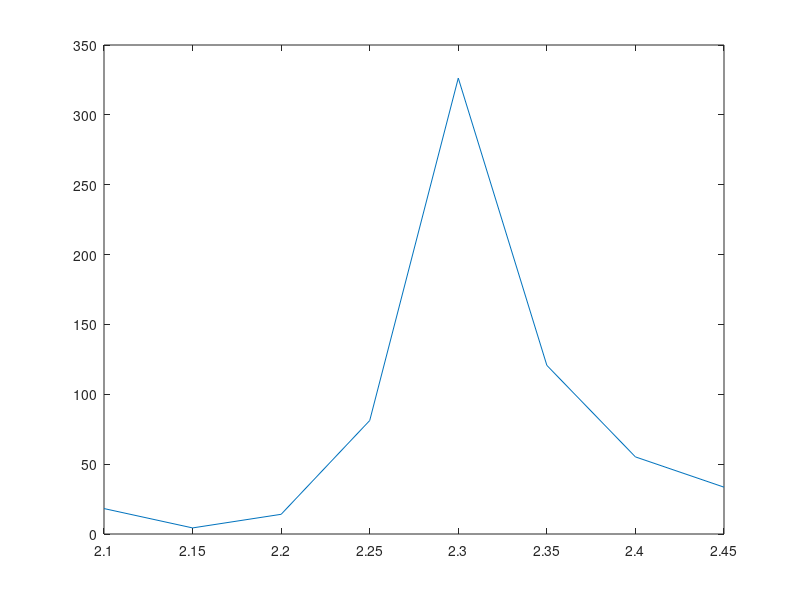

MATLAB code for this plot:
e_var = [5.25631, 5.52075, 7.19852, 10.2015, 11.3794, 7.76503, 6.64408, 6.04441, ];
m_var = [18.2099, 4.35782, 14.0979, 81.2205, 326.313, 120.694, 55.1844, 33.5272, ];
mean_mag = [0.866452, 0.836067, 0.78357, 0.672617, 0.33877, 0.153476, 0.100362, 0.0769374, ];
temperatures = [2.1, 2.15, 2.2, 2.25, 2.3, 2.35, 2.4, 2.45, ];
test = e_var./temperatures;
plot(temperatures,m_var)
